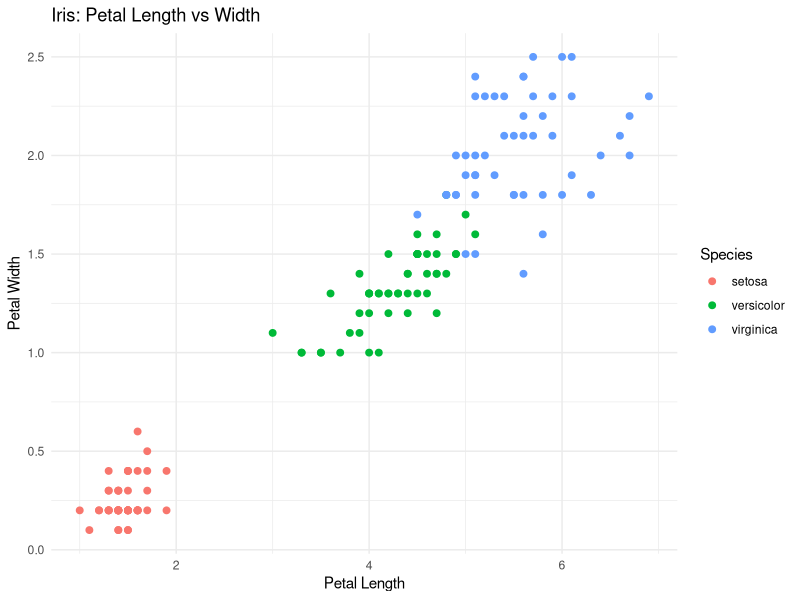
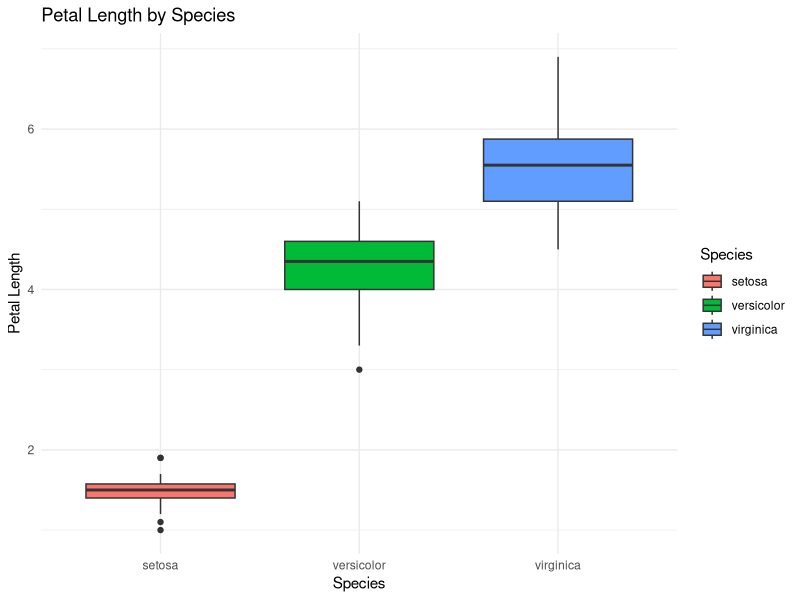

These figures' R source, in order:

# Dataset load karein
data(iris)

# Pehli 6 rows
head(iris)

# Dataset ka size
dim(iris)

# Column names
names(iris)

# Har species mein kitne flowers hain
table(iris$Species)



# Statistical summary
summary(iris)

# Data types
str(iris)

# Missing values per column
colSums(is.na(iris))


library(ggplot2)

ggplot(iris, aes(x = Petal.Length,
                 y = Petal.Width,
                 color = Species)) +
  geom_point(size = 2) +
  labs(
    title = "Iris: Petal Length vs Width",
    x = "Petal Length",
    y = "Petal Width"
  ) +
  theme_minimal()




ggplot(iris, aes(x = Species,
                 y = Petal.Length,
                 fill = Species)) +
  geom_boxplot() +
  labs(
    title = "Petal Length by Species",
    x = "Species",
    y = "Petal Length"
  ) +
  theme_minimal()
